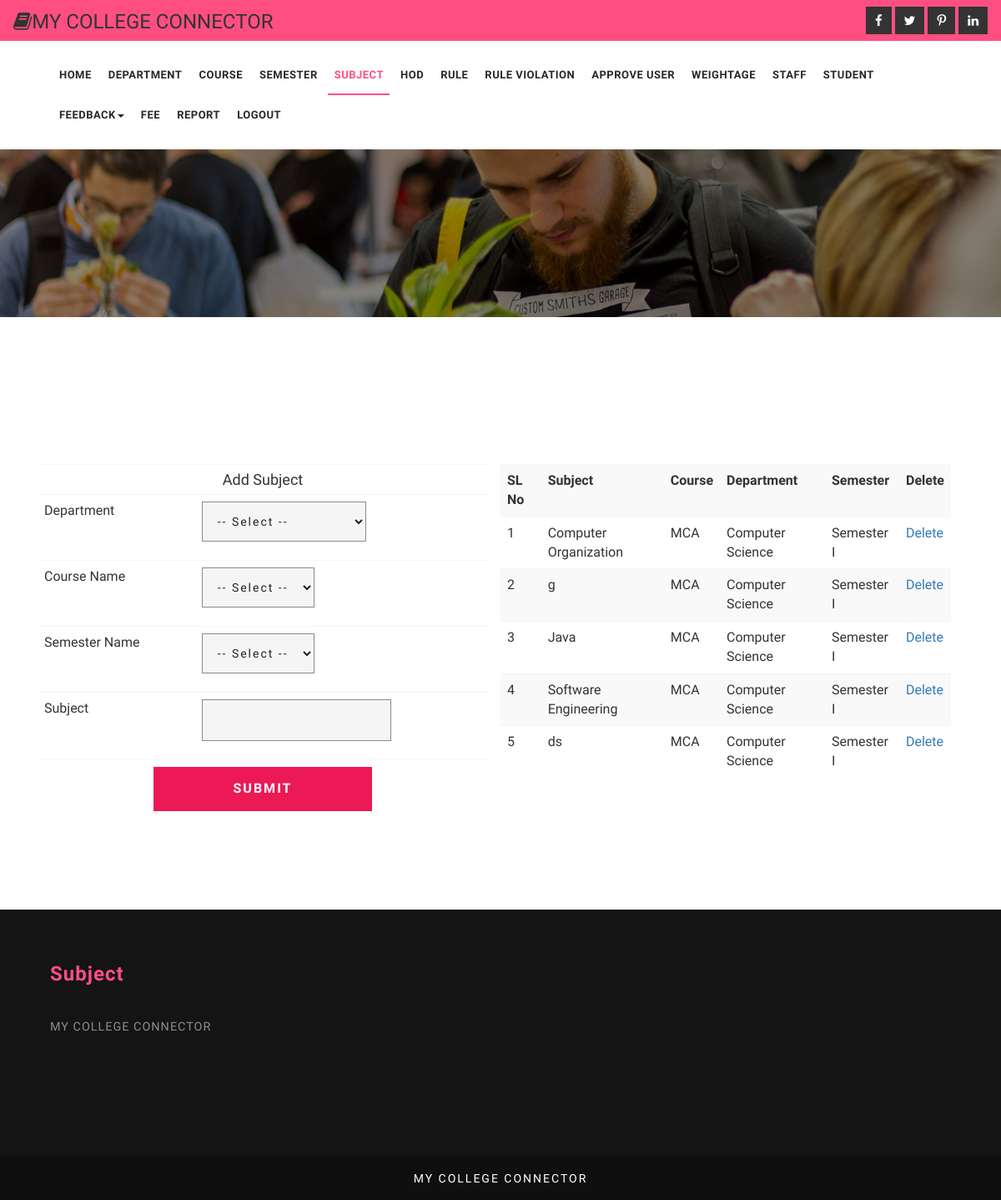
Page /admin/subject.php (signed in) on the committed database.
### tables this page shows
CREATE TABLE IF NOT EXISTS `tbl_subject` (
  `subject_id` int(11) NOT NULL AUTO_INCREMENT,
  `semester_id` int(11) NOT NULL,
  `subject_name` varchar(30) NOT NULL,
  PRIMARY KEY (`subject_id`)
);

CREATE TABLE IF NOT EXISTS `tbl_course` (
  `course_id` int(11) NOT NULL AUTO_INCREMENT,
  `course_name` varchar(30) NOT NULL,
  `duration` int(11) NOT NULL,
  `department_id` int(11) NOT NULL,
  PRIMARY KEY (`course_id`)
);

CREATE TABLE IF NOT EXISTS `tbl_department` (
  `department_id` int(11) NOT NULL AUTO_INCREMENT,
  `department_name` varchar(50) NOT NULL,
  PRIMARY KEY (`department_id`)
);

CREATE TABLE IF NOT EXISTS `tbl_semester` (
  `semester_id` int(11) NOT NULL AUTO_INCREMENT,
  `semester_name` varchar(20) NOT NULL,
  `fee_amount` float(20,2) NOT NULL,
  `course_id` int(11) NOT NULL,
  PRIMARY KEY (`semester_id`)
);

### admin/query.php (called while the page is built, shortened)
<?php
include_once("../dboperation.php");
class query
{
function select_subject_details()
{
$sql="select * from tbl_subject as s inner join tbl_semester as ss on s.semester_id=ss.semester_id inner join tbl_course as c on c.course_id=ss.course_id inner join tbl_department as d on c.department_id=d.department_id ";
		$db=new dboperation();
		$res=$db->execute($sql);
		return $res;
}
}
?>

### dboperation.php (called while the page is built, shortened)
<?php
class dboperation
{
	var $con,$dbcon,$res;
	function dbconnect()
	{
		$this->con=mysqli_connect("localhost","root","","college_connector");
	}
	function execute($qry)
	{
		$this->res=mysqli_query($this->con,$qry);
		return $this->res;
	}
}
?>

### admin/subject.php (the view, shortened to what this page needs)
<!DOCTYPE html>
<html>
<head>
	<link href="../css/bootstrap.css" rel="stylesheet" type="text/css" media="all" />
	<link href="../css/style.css" rel="stylesheet" type="text/css" media="all" />
	<link href="../css/font-awesome.css" rel="stylesheet">
</head>
<body>
	 <?php
if(isset($_SESSION['login_id']))
{
    ?>
	<div class="header-1">
	<div class="agileits_top_menu">
		<div class="w3l_header_left">
					<div>
				<h3><span class="fa fa-book" aria-hidden="true"></span>MY COLLEGE CONNECTOR</h3></div>
			</div>
			<div class="w3l_header_right">
				<div class="w3ls-social-icons text-left">
					<a class="facebook" href="#"><i class="fa fa-facebook"></i></a>
					<a class="twitter" href="#"><i class="fa fa-twitter"></i></a>
					<a class="pinterest" href="#"><i class="fa fa-pinterest-p"></i></a>
					<a class="linkedin" href="#"><i class="fa fa-linkedin"></i></a>
				</div>
			</div>
			<div class="clearfix"> </div>
		</div>
		<div class="content white agile-info">
			<nav class="navbar navbar-default" role="navigation">
				<div class="container">
					<div class="collapse navbar-collapse" id="bs-example-navbar-collapse-1">
						<nav class="link-effect-2" id="link-effect-2">
							<ul class="nav navbar-nav">
								<li  ><a href="adminhome.php" class="effect-3">Home</a></li>
								<li><a href="department.php" class="effect-3">Department</a></li>
								<li  ><a href="course.php" class="effect-3">Course</a></li>
	<li><a href="semester.php" class="effect-3">Semester</a></li>
	<li  class="active"><a href="subject.php" class="effect-3">Subject</a></li>
<li><a href="hod.php" class="effect-3">HOD</a></li>
<li><a href="rule.php" class="effect-3">Rule</a></li>
<li><a href="rule_violation.php" class="effect-3">Rule Violation</a></li>
<li><a href="approve_user.php" class="effect-3">Approve User</a></li>
	<li><a href="add_weightage.php" class="effect-3">Weightage</a></li>
	<li><a href="staff.php" class="effect-3">Staff</a></li>
<li><a href="student.php" class="effect-3">Student</a></li>
<li><a href="#" class="dropdown-toggle hvr-bounce-to-bottom" data-toggle="dropdown" role="button" aria-haspopup="true" aria-expanded="false">Feedback<span class="caret"></span></a>
										</li>
<li><a href="feedetails.php" class="effect-3">Fee</a></li>
						<li><a href="report.php" class="effect-3">
								Report</a></li>
								<li><a href="../logout.php" class="effect-3">Logout</a></li>
							</ul>
						</nav>
					</div>
				</div>
			</nav>
		</div>
	</div>
	<div class="inner_content_info_agileits">
		<div class="container">
			<div class="inner_sec_grids_info_w3ls">
				<div class="w3layouts_mail_grid">
						<div class="col-md-6 wthree_contact_left_grid" style="">
 <?php
include_once("query.php");
$user=new query();
 ?>
<form name="f1" method="post" action="process_add_subject.php">
 <table class="table">
    <tr>
    <td colspan="2" align="center"><h4> Add Subject</h4></td></tr><tr>
    	<tr>
    <td>Department </td>
    <td><label>
    <select name="department_name" id="department_name" onchange="display_course()">
      <option value="0">-- Select --</option>
      </select>
    </label></td>
  </tr>
  <tr>
    <td>Course Name </td>
    <td><label>
      <select name="course_name" id="course_name"   onchange="display_semester()">
       <option value="0">-- Select --</option>
      </select>
    </label></td>
  </tr>
  <tr>
      <td>Semester Name </td>
      <td><label>
       <select name="semester" id="semester">
       <option value="0">-- Select --</option>
       </select>
      </label></td>
    </tr>
      <tr>
      <td>Subject</td>
      <td><label>
       <input type="text" name="subject" id="subject">
      </label></td>
    </tr>
    <tr>
      <td colspan="2" align="center">
        <input style="width:50%" class="operations" type="submit" name="Submit" value="Submit" onClick="return validate_subject()">
     </td>
    </tr>
  </table>
</form>
						</div>
			<div class="col-md-6 wthree_contact_left_grid">
	 <table  class="table table-striped">
    <tr class="toptrtbl">
       <th>SL No</th>
       <th>Subject</th>
      <th>Course</th>
      <th>Department</th>
      <th>Semester</th>
      <th>Delete</th>
    </tr>
    <?php
    $res2=$user->select_subject_details();
	$count=1;
  while($r=mysqli_fetch_array($res2))
  {
  ?>
    <tr  class=ros<?php echo  $count%2; ?>>
    <td><?php echo$count ?></td>
      <td><?php echo $r['subject_name'] ?></td>
      <td><?php echo $r['course_name'] ?></td>
      <td><?php echo $r['department_name'] ?></td>
      <td><?php echo $r['semester_name'] ?></td>
      <td><a class="operations" href="process_delete_subject.php?id=<?php echo $r['subject_id'] ?>">Delete</a></td>
    </tr>
    <?php
	$count++;
  }
  ?>
  </table>
						</div>
						<div class="clearfix"> </div>
				</div>
			</div>
		</div>
	</div>
	<div class="footer_top_agileits">
		<div class="container">
			<div class="col-md-4 footer_grid">
				<h3>Subject</h3>
				<p>MY COLLEGE CONNECTOR
				</p>
			</div>
			<div class="col-md-4 footer_grid">
			</div>
			<div class="col-md-4 footer_grid">
			</div>
			<div class="clearfix"> </div>
		</div>
	</div>
	<div class="footer_w3ls">
		<div class="container">
					<div class="footer_bottom1">
						<p>MY COLLEGE CONNECTOR</p>
					</div>
		</div>
	</div>
	<?php
}
else
{
    header("location:../login.php");
}
?>
</body>
</html>

### css/style.css (style rules this page uses)
html, body { margin: 0; font-size: 100%; background: #fff; font-family: 'Work Sans', sans-serif; }
body a { text-decoration: none; transition: 0.5s all; -webkit-transition: 0.5s all; -moz-transition: 0.5s all; -o-transition: 0.5s all; -ms-transition: 0.5s all; }
input[type="button"], input[type="submit"] { transition: 0.5s all; -webkit-transition: 0.5s all; -moz-transition: 0.5s all; -o-transition: 0.5s all; -ms-transition: 0.5s all; }
h1, h2, h3, h4, h5, h6 { margin: 0; font-family: 'Work Sans', sans-serif; }
p { margin: 0; letter-spacing: 1px; font-size: 0.9em; }
ul { margin: 0; padding: 0; }
label { margin: 0; }
.w3l_header_left { float:left; margin: .3em 0 0; }
.w3l_header_right { float: right; }
.w3ls-social-icons.text-left a { display: inline-block; }
.w3ls-social-icons i { font-size: 15px; background: #333; padding: 8px 10px; color: #fff; border: 1px solid #333; transition: 0.5s all; -webkit-transition: 0.5s all; -o-transition: 0.5s all; -ms-transition: 0.5s all; -moz-transition: 0.5s all; }
.agileits_top_menu { background: #ff4f81; padding: 0.5em 1em; }
.header-1 { background: url(../images/banner1.jpg) 0px 0px no-repeat; background-size: cover; min-height: 380px; }
.content { margin: 0; padding: 0px; }
.navbar-nav { margin: 0; }
.content.white { background: #fff; padding: 1em 0; }
.navbar { position: relative; min-height: 50px; margin-bottom: 0!important; border: 1px solid transparent; }
.navbar-default { background-color: #fff; border-color: #fff; }
.navbar-default .navbar-nav>li>a { color: #282828; font-size: 13px; letter-spacing: 0.5px; font-weight: 600; text-transform: uppercase; padding: 14px 8px; }
.navbar-nav>li>a { padding-top: 18px; padding-bottom: 15px; }
.navbar-default .navbar-nav>.active>a:before { background: #ff4f81; transform: translateX(0); -webkit-transform: translateX(0); -moz-transform: translateX(0); -o-transform: translateX(0); -ms-transform: translateX(0); }
.effect-3 { overflow: hidden; }
.effect-3:before { left: -1px; bottom: 0; width: 100%; height: 2px; background:#ff4f81; content: ''; position: absolute; transition: transform .5s ease; transform: translateX(-100%); -webkit-transform: translateX(-100%); -moz-transform: translateX(-100%); -o-transform: translateX(-100%); -ms-transform: translateX(-100%); }
.navbar-default .navbar-nav>.active>a, .navbar-default .navbar-nav>.active>a:hover, .navbar-default .navbar-nav>.active>a:focus { color: #ff4f81; background: none; }
.navbar-nav>li { float: left; margin: 0 2px; }
.table>thead>tr>th, .table>tbody>tr>th, .table>tfoot>tr>th, .table>thead>tr>td, .table>tbody>tr>td, .table>tfoot>tr>td { padding: 8px; line-height: 1.42857143; vertical-align: top; border-top: 1px solid rgba(241, 234, 239, 0.5); }
.w3layouts_mail_grid input[type="text"], .w3layouts_mail_grid input[type="email"], .w3layouts_mail_grid input[type="password"], .w3layouts_mail_grid textarea,.w3layouts_mail_grid select { outline: none; padding: 14px; font-size: 14px; color: #212121; background: #f5f5f5; width: 100%; border: 1px solid #8f8888; margin-bottom: 1em; letter-spacing: 2px; }
.w3layouts_mail_grid input[type="submit"], .w3layouts_mail_grid input[type="reset"] { outline: none; padding: 15px 20px; font-size: 16px; color: #fff; font-weight: 600; background: #ec1955; width: 100%; border: none; text-transform: uppercase; letter-spacing: 2px; }
.w3layouts_mail_grid { margin: 3em 0 10px 0; }
.wthree_contact_left_grid { padding-left: 0; }
.inner_content_info_agileits { padding: 1px 0; }
.footer_top_agileits { background: #141415; padding: 4em 0; }
.footer_w3ls { background: #0f0f10; text-align: center; padding: 1em 0; }
.footer_bottom1 p { color: #fff; font-size: 14px; letter-spacing: 2px; margin-top: 0em; }
.footer_grid h3, .footer_grid_left h3 { font-size: 1.5em; color: #ff4f81; position: relative; margin-bottom: 1.5em; font-weight: 600; letter-spacing: 1px; }
.footer_grid p { color: #8b8b96; line-height: 2em; margin-bottom: 2em; }
@media (max-width:1366px) { .inner_sec_grids_info_w3ls { margin-top: 3em; } }
@media (max-width:1366px) { .inner_content_info_agileits, .banner-bottom, .services { padding: 5em 0; } }

### rows in the picture
tbl_subject: subject_name "Computer Organization", tbl_course.course_name "MCA", tbl_department.department_name "Computer Science", semester.semester_name "Semester I"
tbl_subject: subject_name "g", tbl_course.course_name "MCA", tbl_department.department_name "Computer Science", semester.semester_name "Semester I"
tbl_subject: subject_name "Java", tbl_course.course_name "MCA", tbl_department.department_name "Computer Science", semester.semester_name "Semester I"
tbl_subject: subject_name "Software Engineering", tbl_course.course_name "MCA", tbl_department.department_name "Computer Science", semester.semester_name "Semester I"
tbl_subject: subject_name "ds", tbl_course.course_name "MCA", tbl_department.department_name "Computer Science", semester.semester_name "Semester I"
